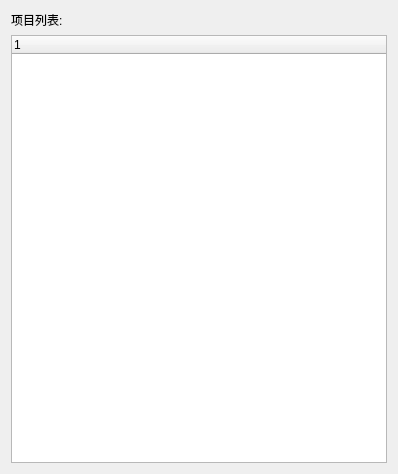
<?xml version="1.0" encoding="UTF-8"?>
<ui version="4.0">
 <class>ProTree</class>
 <widget class="QDialog" name="ProTree">
  <property name="geometry">
   <rect>
    <x>0</x>
    <y>0</y>
    <width>398</width>
    <height>474</height>
   </rect>
  </property>
  <property name="windowTitle">
   <string>Dialog</string>
  </property>
  <layout class="QVBoxLayout" name="verticalLayout_2">
   <item>
    <layout class="QVBoxLayout" name="verticalLayout">
     <item>
      <widget class="QLabel" name="label">
       <property name="text">
        <string>项目列表:</string>
       </property>
      </widget>
     </item>
     <item>
      <widget class="ProTreeWidget" name="treeWidget">
       <column>
        <property name="text">
         <string notr="true">1</string>
        </property>
       </column>
      </widget>
     </item>
    </layout>
   </item>
  </layout>
 </widget>
 <customwidgets>
  <customwidget>
   <class>ProTreeWidget</class>
   <extends>QTreeWidget</extends>
   <header location="global">protreewidget.h</header>
  </customwidget>
 </customwidgets>
 <resources/>
 <connections/>
</ui>
